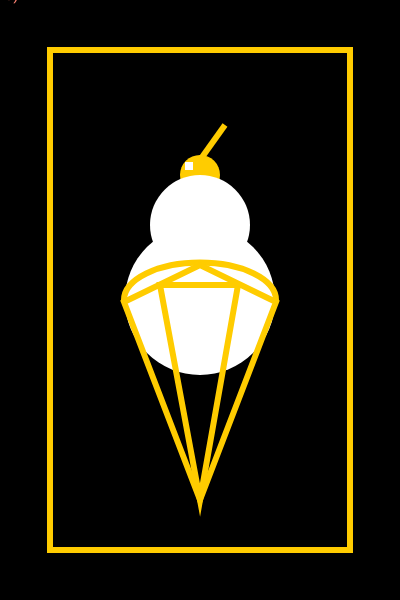
Frame 1 (no input)
Frame 60 (no input): identical to frame 1, image omitted
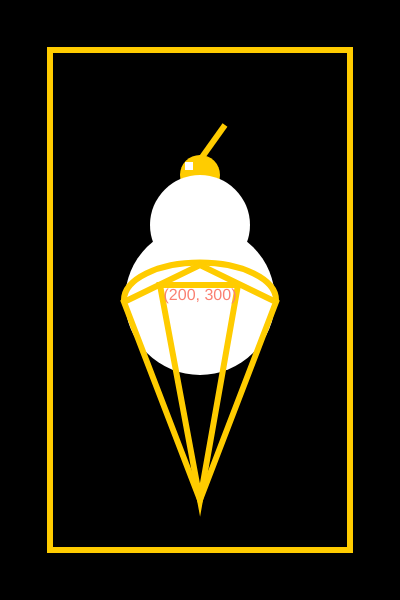
Frame 120 (the mouse pressed at the canvas centre since frame 60)

The p5.js sketch that drew these frames (run headless with seeded random() and noise() and a simulated clock; from frame 60 on, the mouse is pressed at the canvas centre):

// p5.js sketch
// ── sketch.js
function setup() {
  createCanvas(400, 600);
}

function draw() {
  background(0);
  
  //CHERRY
  stroke(255, 204, 0);
  strokeWeight(40);
  point(200, 175);
  
  //BIG SCOOP
  noStroke();
  fill(255);
  ellipse(width/2, height/2, 150, 150);
  
  //TOP SCOOP
  noStroke();
  fill(255);
  circle(width/2, height/2 - 75, 100);
  //(xposition,yposition,)

  noFill();
  strokeWeight(6);
  stroke(255, 204, 0);
  //(Red value, Green value, Blue Value,)
  //arc(width/2,height/2,150,150,175,PI,OPEN);
  //arc(width/2,height/2,150,150,PI,radians(360),OPEN);
  
  //CONE TOP
  strokeCap(SQUARE);
  arc(width/2,height/2,152,75,PI,radians(360),OPEN);
  //start position, start position, arc's bpunding box width, bounding box height, starting point on invisible ellipse, from that point to end where, style of arc
  
  // rectMode(CENTER);
  // const size = width * 0.3;
  // rect(width/2, height/2, 50, 50);
  // first two variables determine location x, y,
  // second two variables determine width x, height y
  
  //const size = width * 0.3;
  //ellipse(width/2, height/2, 100, 100);
  
  // FRAME
  rectMode(CENTER);
  rect(width/2, height/2, 300, 500)
  // rect(width/2, height/2 + 15, 110, 80);
  //(left top corner x position, y position, width, height)
  
  //CHERRY STEM
  line(200, 160, 225, 125);
  //line(x1, y1, x2, y2)

  //FRONT TRIANGLE
  triangle(160, 285, 238, 285, 200, 500);

  //triangle(x1, y1, x2, y2, x3, y3)
  // (x coordinate for 1st point, y coord. for 1st point,x coord. 2nd point, ... etc)
  
  //CONE
  quad(124, 302, 200, 265, 276, 302, 200, 500);
  //quad(x1, y1, x2,  y2,  x3,  y3,  x4,  y4, [detailX], [detailY])
  
  //SHINE
  rectMode(CORNER)
  noStroke();
  fill(255);
  square(185, 162, 8);
  
  noStroke();
  fill("Salmon");
  textSize(16);
  textAlign(CENTER);
  text("(" + floor(mouseX) + ", " + floor(mouseY) + ")", mouseX, mouseY);
  //Calculates the closest integer value that is less than or equal to the value of the n parameter 
  
}
